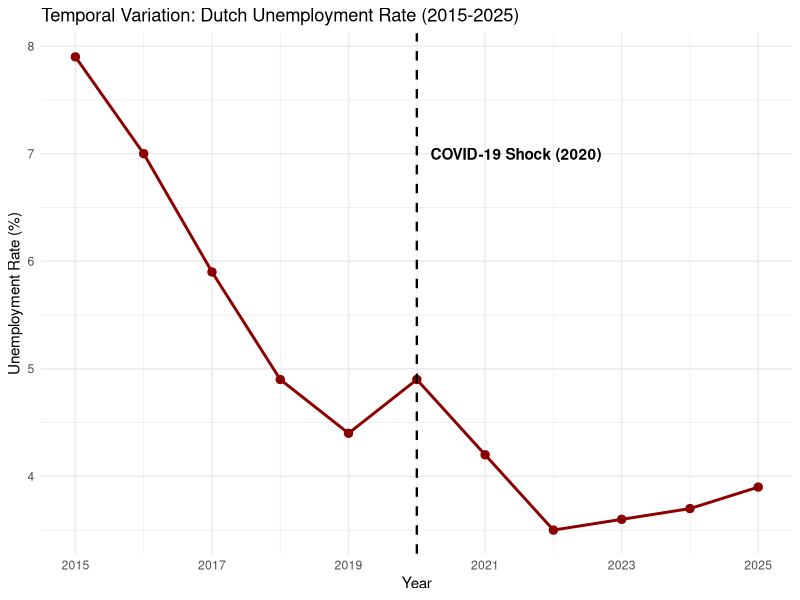
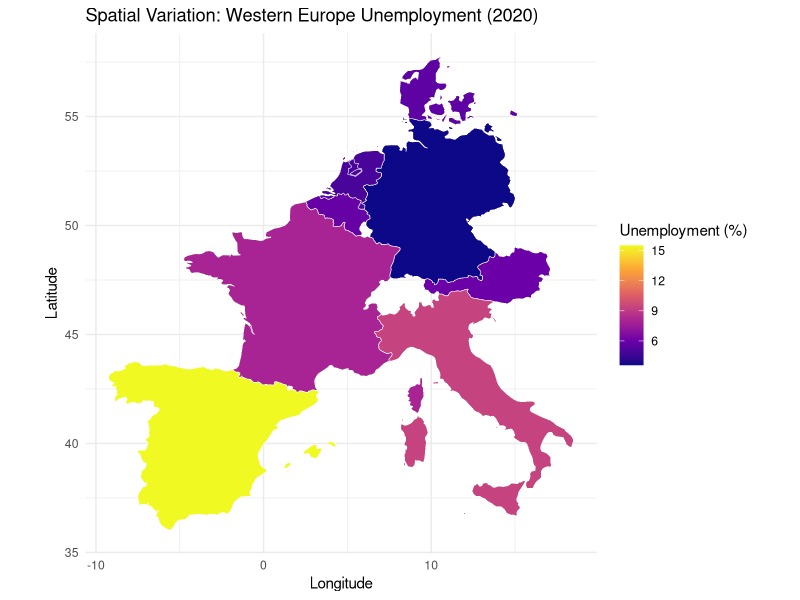
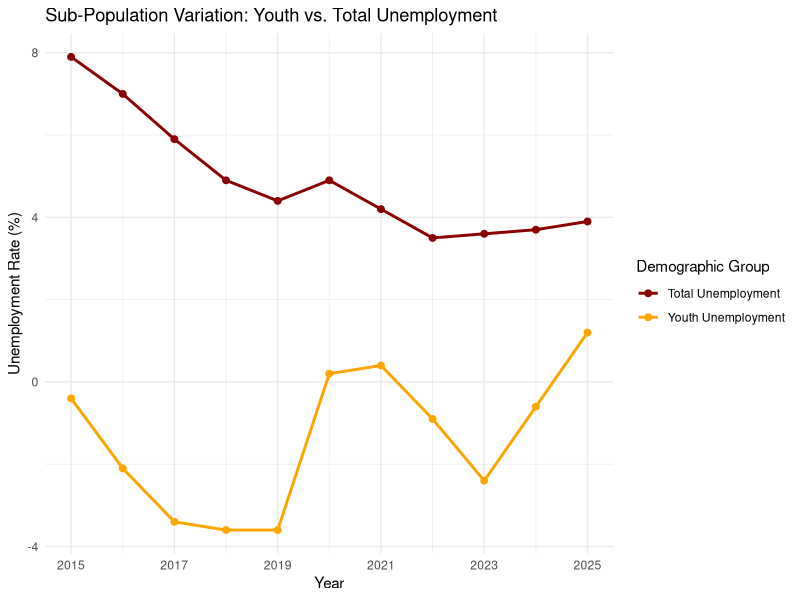
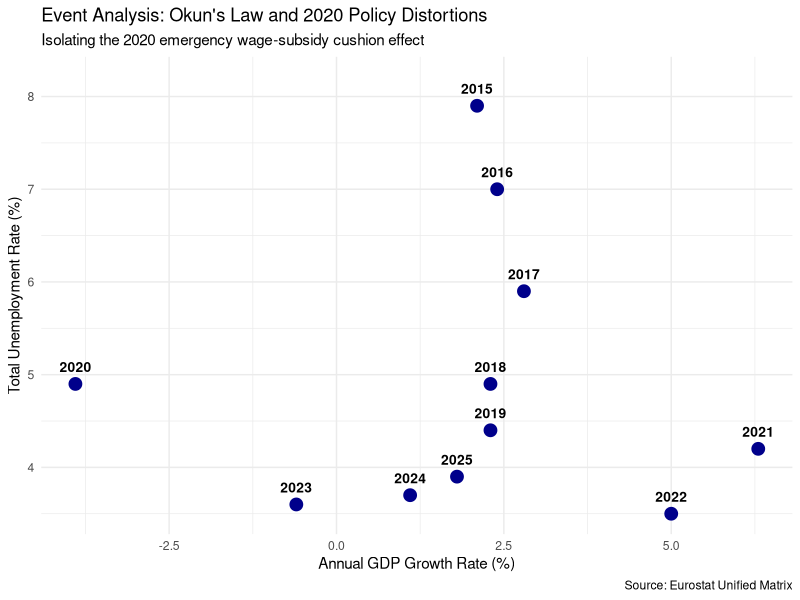

These figures' R source, in order:
## ---- chunk 1
library(tidyverse)
library(maps)

# Load data
gdp_data           <- read_csv("data/raw_gdp.csv")
unemployment_sex   <- read_csv("data/raw_unemployment_sex.csv")
unemployment_youth <- read_csv("data/raw_unemployment_youth.csv")

# Clean data
gdp_clean <- gdp_data %>% 
  filter(geo == "Netherlands") %>%
  select(TIME_PERIOD, OBS_VALUE) %>%
  rename(Year = TIME_PERIOD, GDP_Growth = OBS_VALUE) %>%
  filter(!is.na(GDP_Growth))

unemp_clean <- unemployment_sex %>% 
  filter(geo == "Netherlands") %>%
  select(TIME_PERIOD, OBS_VALUE) %>%
  rename(Year = TIME_PERIOD, Unemp_Rate = OBS_VALUE) %>%
  mutate(Unemp_Rate = ifelse(Unemp_Rate == -99, NA, Unemp_Rate)) %>%
  filter(!is.na(Unemp_Rate))

youth_clean <- unemployment_youth %>% 
  filter(geo == "Netherlands") %>%
  select(TIME_PERIOD, OBS_VALUE) %>%
  rename(Year = TIME_PERIOD, Youth_Unemp_Rate = OBS_VALUE) %>%
  mutate(Youth_Unemp_Rate = ifelse(Youth_Unemp_Rate == -99, NA, Youth_Unemp_Rate)) %>%
  filter(!is.na(Youth_Unemp_Rate))

# Merge and engineer variables
combined_data <- gdp_clean %>%
  left_join(unemp_clean, by = "Year") %>%
  left_join(youth_clean, by = "Year") %>%
  mutate(Youth_Vulnerability_Ratio = Youth_Unemp_Rate / Unemp_Rate)
## ---- chunk 2
# This variable was engineered during our master data pipeline at the top:
# combined_data <- combined_data %>% mutate(Youth_Vulnerability_Ratio = Youth_Unemp_Rate / Unemp_Rate)
# It standardizes the youth unemployment rate as a proportion of aggregate total unemployment.

## ---- chunk 3
ggplot(data = combined_data, aes(x = Year, y = Unemp_Rate)) +
  geom_line(color = "darkred", linewidth = 1) +
  geom_point(color = "darkred", size = 2.5) +
  geom_vline(xintercept = 2020, linetype = "dashed", color = "black", linewidth = 0.8) +
  annotate("text", x = 2020.2, y = 7, label = "COVID-19 Shock (2020)", hjust = 0, fontface = "bold") +
  scale_x_continuous(breaks = seq(2015, 2025, by = 2)) +
  theme_minimal() +
  labs(title = "Temporal Variation: Dutch Unemployment Rate (2015-2025)", x = "Year", y = "Unemployment Rate (%)")
## ---- chunk 4
europe_map <- map_data("world") %>%
  filter(region %in% c("Netherlands", "Germany", "Belgium", "France", "Italy", "Spain", "Austria", "Denmark"))

europe_unemp_2020 <- unemployment_sex %>%
  filter(TIME_PERIOD == 2020) %>%
  rename(region = geo) 

map_data_joined <- left_join(europe_map, europe_unemp_2020, by = "region")

ggplot(map_data_joined, aes(x = long, y = lat, group = group, fill = OBS_VALUE)) +
  geom_polygon(color = "white", linewidth = 0.2) +
  scale_fill_viridis_c(option = "plasma", na.value = "gray80", name = "Unemployment (%)") +
  coord_fixed(1.3) +
  theme_minimal() +
  labs(title = "Spatial Variation: Western Europe Unemployment (2020)", x = "Longitude", y = "Latitude")
## ---- chunk 5
ggplot(data = combined_data) +
  geom_line(aes(x = Year, y = Unemp_Rate, color = "Total Unemployment"), linewidth = 1) +
  geom_line(aes(x = Year, y = Youth_Unemp_Rate, color = "Youth Unemployment"), linewidth = 1) +
  geom_point(aes(x = Year, y = Unemp_Rate, color = "Total Unemployment"), size = 2) +
  geom_point(aes(x = Year, y = Youth_Unemp_Rate, color = "Youth Unemployment"), size = 2) +
  theme_minimal() +
  scale_color_manual(values = c("Total Unemployment" = "darkred", "Youth Unemployment" = "orange")) +
  scale_x_continuous(breaks = seq(2015, 2025, by = 2)) +
  labs(title = "Sub-Population Variation: Youth vs. Total Unemployment", x = "Year", y = "Unemployment Rate (%)", color = "Demographic Group")
## ---- chunk 6
ggplot(data = combined_data, aes(x = GDP_Growth, y = Unemp_Rate)) +
  geom_point(size = 4, color = "darkblue") +
  geom_text(aes(label = Year), vjust = -1.2, size = 3.5, fontface = "bold", color = "black") +
  theme_minimal() +
  labs(
    title = "Event Analysis: Okun's Law and 2020 Policy Distortions",
    subtitle = "Isolating the 2020 emergency wage-subsidy cushion effect",
    x = "Annual GDP Growth Rate (%)",
    y = "Total Unemployment Rate (%)",
    caption = "Source: Eurostat Unified Matrix"
  ) +
  scale_y_continuous(expand = expansion(mult = c(0.05, 0.12)))
